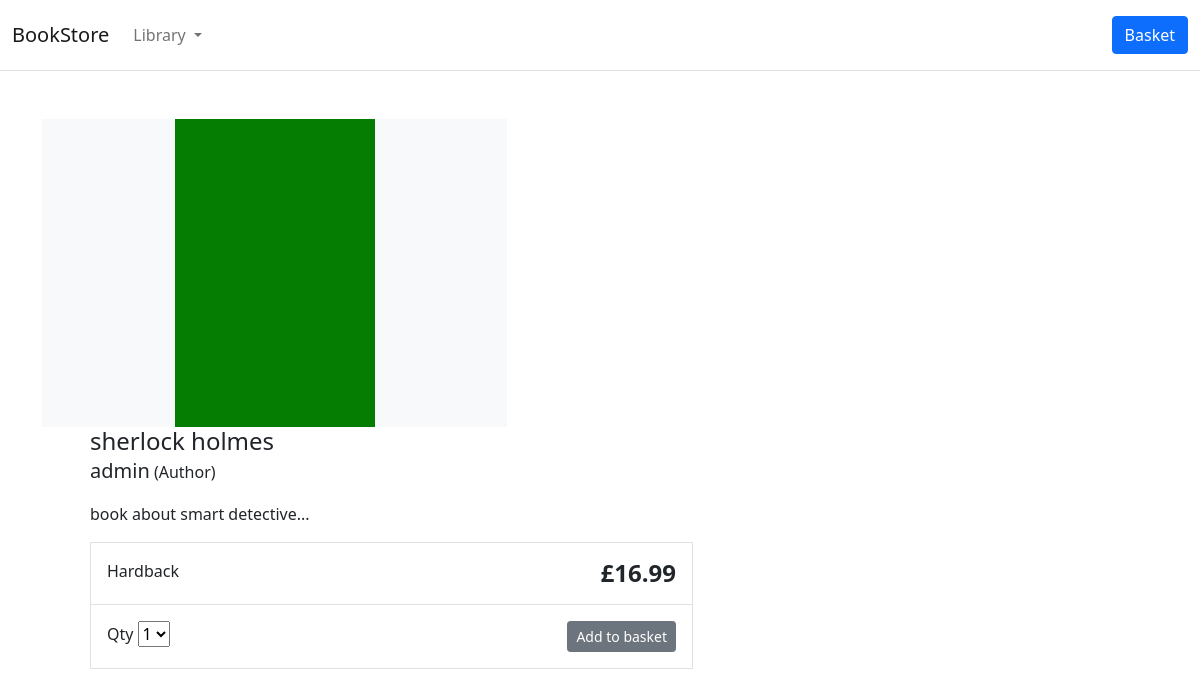
Before: /search/sherlock-holmes/ with the older database file.
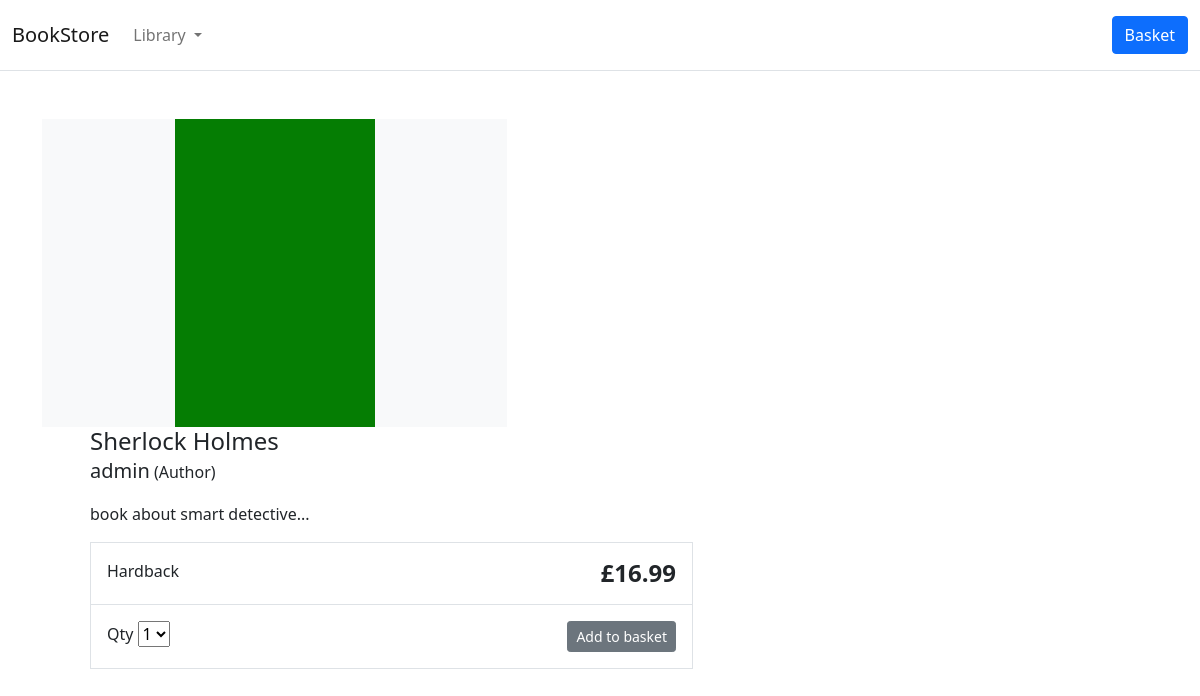
After: the same page with the newer database file.
### store/models.py (models this page shows, shortened)
class Product(models.Model):
    category = models.ForeignKey(Category, related_name='product', on_delete=models.CASCADE)
    created_by = models.ForeignKey(User, related_name='product_creator', on_delete=models.CASCADE)
    title = models.CharField(max_length=255)
    author = models.CharField(max_length=255, default='admin')
    description = models.TextField(blank=True)
    image = models.ImageField(upload_to='images/', default='images/default.png')
    slug = models.SlugField(max_length=255)
    price = models.DecimalField(max_digits=4, decimal_places=2)
    in_stock = models.BooleanField(default=True)
    is_active = models.BooleanField(default=True)
    created = models.DateTimeField(auto_now_add=True)
    updated = models.DateTimeField(auto_now_add=True)
    objects = models.Manager()
    products = ProductManager()
    class Meta:
        verbose_name_plural = 'Products'
        ordering = ('-created',)

### store/views.py (the view)
# urls.py: path('search/<slug:slug>/', views.product_detail, name='product_detail'),
def product_detail(request, slug):
    product = get_object_or_404(Product, slug=slug, in_stock=True)
    return render(request, 'store/products/single.html', {'product': product})

### store/context_processors.py (called while the page is built)
def categories(requests):
    return {
        'categories': Category.objects.all(),
    }

### store/models.py (called while the page is built)
    def get_absolute_url(self):
        return reverse('store:category_list', args=[self.slug])

### templates/store/products/single.html (shortened to what this page needs)
{% extends '../base.html' %}
{% block content %}
<div class="container">
  <main class="pt-5">
    <div class="col-md-5 col-lg-5 order-md-first bg-light">
      <img class="img-fluid mx-auto d-block" width="200px" src="{{ product.image.url }}" alt="Responsive image">
    </div>
    <div class="col-md-7 col-lg-7 ps-md-3 ps-lg-5">
      <h1 class="mb-0 h4">{{ product.title }}</h1>
      <p><span class="lead">{{ product.author }}</span> (Author)</p>
      <p>{{ product.description|slice:":355" }}...</p>
      <div class="border">
        <div class="col border-bottom">
          <div class="row p-3">
            <div class="col-6">Hardback</div>
            <div class="col-6 text-end"><span class="h4 fw-bold">£{{ product.price }}</span></div>
          </div>
        </div>
        <div class="col">
          <div class="row p-3">
            <div class="col-6">
              <label for="select">Qty</label>
              <select id="select">
                <option value="">1</option>
              </select>
            </div>
            <div class="col-6 text-end"><button type="button" class="btn btn-secondary btn-sm">Add to basket</button></div>
          </div>
        </div>
      </div>
    </div>
  </main>
</div>
{% endblock content %}

Changed rows visible on the page:
changed Product "admin": title "sherlock holmes" → "Sherlock Holmes"
